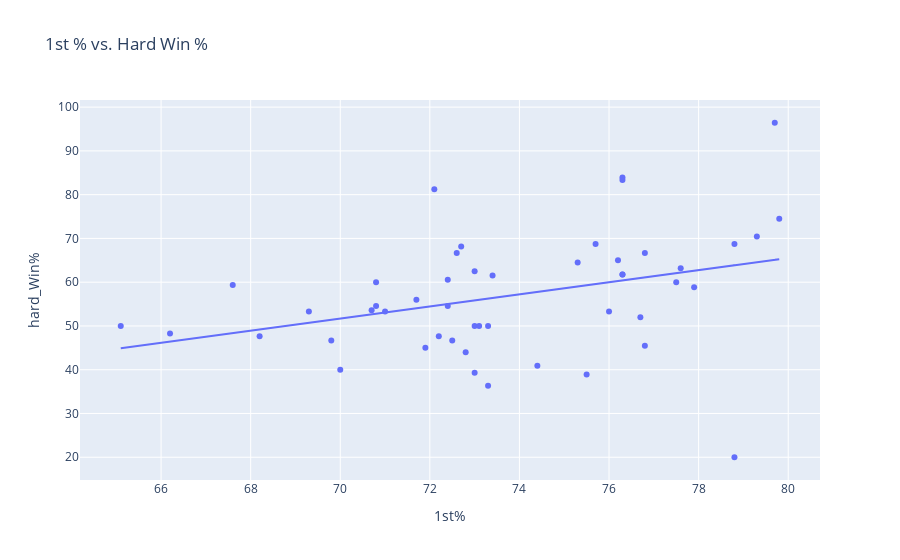

Notebook source saved alongside this figure:
### Code cell
fig = px.scatter(hardserve, x = "1st%", y = "hard_Win%", hover_name = "name",
                 title = "1st % vs. Hard Win %")
coefficients = np.polyfit(hardserve['1st%'], hardserve['hard_Win%'], 1)
line_of_best_fit = np.polyval(coefficients, hardserve['1st%'])
fig.add_trace(px.line(x=hardserve['1st%'], y=line_of_best_fit).data[0])


fig.show()

### Figure 1 — Plotly figure (JSON) as saved in the notebook; plotly's stock layout.template omitted (floating-point values rounded to 4 significant figures)
{"data": [{"hovertemplate": "<b>%{hovertext}</b><br><br>1st%=%{x}<br>hard_Win%=%{y}<extra></extra>", "hovertext": ["Novak Djokovic", "Daniil Medvedev", "Jannik Sinner", "Carlos Alcaraz", "Taylor Fritz", "Hubert Hurkacz", "Sebastian Korda", "Stefanos Tsitsipas", "Tommy Paul", "Alex De Minaur", "Frances Tiafoe", "Andrey Rublev", "Karen Khachanov", "Nicolas Jarry", "Ugo Humbert", "Ben Shelton", "Grigor Dimitrov", "Alexander Zverev", "Adrian Mannarino", "Mackenzie Mcdonald", "Tallon Griekspoor", "Alejandro Davidovich Fokina", "Felix Auger Aliassime", "Andy Murray", "Jiri Lehecka", "Laslo Djere", "Cameron Norrie", "Arthur Fils", "Holger Rune", "Matteo Arnaldi", "Aslan Karatsev", "Borna Coric", "Casper Ruud", "Sebastian Baez", "Sebastian Ofner", "Yoshihito Nishioka", "Francisco Cerundolo", "Lorenzo Musetti", "Dusan Lajovic", "Lorenzo Sonego", "Alexei Popyrin", "Roman Safiullin", "Christopher Eubanks", "Aleksandar Vukic", "Tomas Martin Etcheverry", "Daniel Evans", "Max Purcell", "Jan Lennard Struff", "Alexander Bublik"], "legendgroup": "", "marker": {"color": "#636efa", "symbol": "circle"}, "mode": "markers", "name": "", "orientation": "v", "showlegend": false, "type": "scatter", "x": [79.7, 76.3, 76.3, 72.1, 79.8, 79.3, 75.7, 78.8, 72.7, 72.6, 76.8, 76.2, 75.3, 77.6, 73, 76.3, 76.3, 73.4, 72.4, 70.8, 77.5, 67.6, 77.9, 71.7, 72.4, 70.8, 70.7, 76, 71, 69.3, 76.7, 73.3, 73, 65.1, 73.1, 66.2, 68.2, 72.2, 69.8, 72.5, 76.8, 71.9, 72.8, 74.4, 70, 73, 75.5, 73.3, 78.8], "xaxis": "x", "y": [96.43, 83.93, 83.33, 81.25, 74.51, 70.45, 68.75, 68.75, 68.18, 66.67, 66.67, 65, 64.52, 63.16, 62.5, 61.76, 61.76, 61.54, 60.53, 60, 60, 59.38, 58.82, 56, 54.55, 54.55, 53.57, 53.33, 53.33, 53.33, 52, 50, 50, 50, 50, 48.28, 47.62, 47.62, 46.67, 46.67, 45.45, 45, 44, 40.91, 40, 39.29, 38.89, 36.36, 20], "yaxis": "y"}, {"hovertemplate": "x=%{x}<br>y=%{y}<extra></extra>", "legendgroup": "", "line": {"color": "#636efa", "dash": "solid"}, "marker": {"symbol": "circle"}, "mode": "lines", "name": "", "orientation": "v", "showlegend": false, "type": "scatter", "x": [79.7, 76.3, 76.3, 72.1, 79.8, 79.3, 75.7, 78.8, 72.7, 72.6, 76.8, 76.2, 75.3, 77.6, 73, 76.3, 76.3, 73.4, 72.4, 70.8, 77.5, 67.6, 77.9, 71.7, 72.4, 70.8, 70.7, 76, 71, 69.3, 76.7, 73.3, 73, 65.1, 73.1, 66.2, 68.2, 72.2, 69.8, 72.5, 76.8, 71.9, 72.8, 74.4, 70, 73, 75.5, 73.3, 78.8], "xaxis": "x", "y": [65.11, 60.4, 60.4, 54.58, 65.25, 64.56, 59.57, 63.86, 55.41, 55.27, 61.09, 60.26, 59.01, 62.2, 55.83, 60.4, 60.4, 56.38, 55.0, 52.78, 62.06, 48.35, 62.62, 54.03, 55.0, 52.78, 52.64, 59.98, 53.06, 50.7, 60.95, 56.24, 55.83, 44.88, 55.97, 46.41, 49.18, 54.72, 51.39, 55.14, 61.09, 54.3, 55.55, 57.77, 51.67, 55.83, 59.29, 56.24, 63.86], "yaxis": "y"}], "layout": {"legend": {"tracegroupgap": 0}, "title": {"text": "1st % vs. Hard Win %"}, "xaxis": {"anchor": "y", "domain": [0, 1], "title": {"text": "1st%"}}, "yaxis": {"anchor": "x", "domain": [0, 1], "title": {"text": "hard_Win%"}}}}
